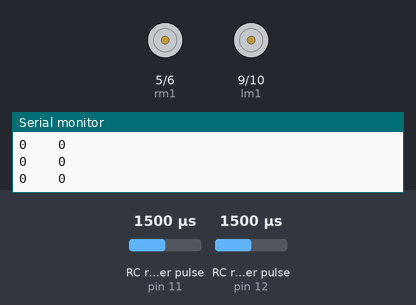
The sketch below on a simulated Arduino Uno, built with avr-gcc and run on an emulated ATmega328P. Shown: motor-driver pin pairs drawn as motors (green arrow = first pin HIGH = forward, orange = second pin HIGH = backward, longer = more drive), the last lines printed to the serial monitor. Wiring (inferred from the names in the program): 2 × RC receiver channel: data pin 11 / data pin 12. The test bench sets the inputs (shaded band); at power-on: RC receiver pulse (sensors on pin 11, pin 12) 1500 µs.

Above: at 1.2 s.
1.3 s: RC receiver pulse (sensor on pin 11) set to 1020 µs
At 2.2 s:
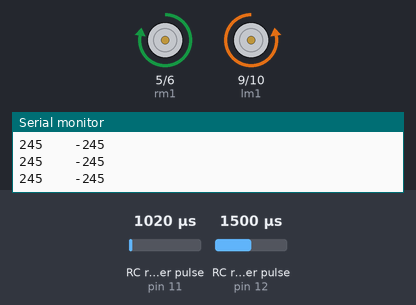
2.8 s: RC receiver pulse (sensor on pin 12) set to 1020 µs
At 4.1 s:
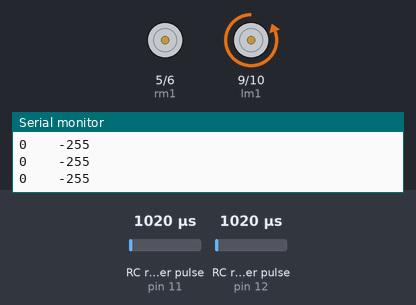
4.4 s: RC receiver pulse (sensor on pin 11) set to 1250 µs
At 5.2 s:
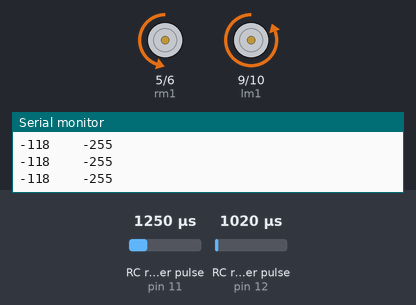
5.9 s: RC receiver pulse (sensor on pin 12) set to 1500 µs
At 7.2 s:
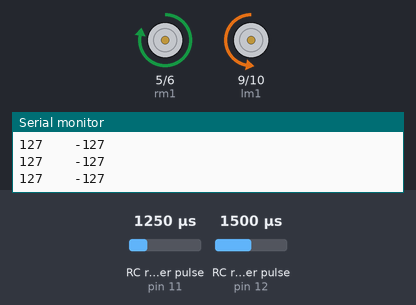
7.5 s: RC receiver pulse (sensor on pin 11) set to 1750 µs
At 8.3 s:
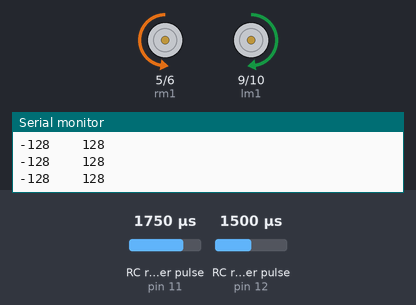
9.0 s: RC receiver pulse (sensor on pin 12) set to 1250 µs
At 9.6 s:
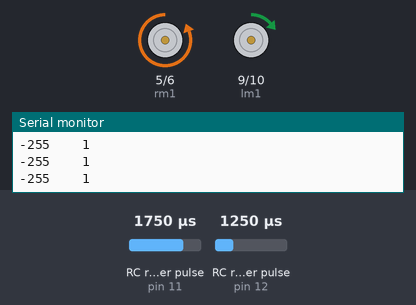
Timing chart, 0 to 11.5 s (numbered marks = the images above; inputs shaded):
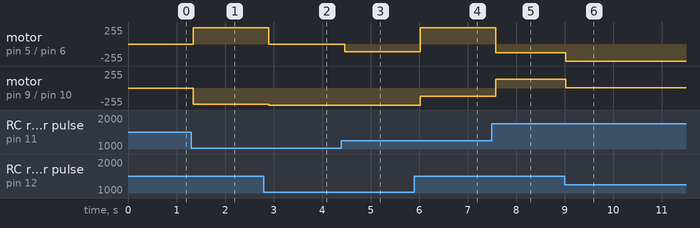

The sketch:

robot.ino
```cpp
#define rm1 5
#define rm2 6
#define lm1 9
#define lm2 10

#define ch1 11
#define ch2 12


int duration1;
int duration2;

int stickX;
int stickY;

int leftMotorPWM;
int rightMotorPWM;


void readPulse(){
  duration1=pulseIn(ch1, HIGH);
  duration2=pulseIn(ch2, HIGH);
  stickX = map(duration1, 1000, 2000, -255, 255);
  stickY = map(duration2, 1000, 2000, -255, 255);
}

void calculPWM(){
  leftMotorPWM = stickY;
  rightMotorPWM = stickY;
  leftMotorPWM += stickX;
  rightMotorPWM -= stickX;
  leftMotorPWM = constrain(leftMotorPWM,-255,255);
  rightMotorPWM = constrain(rightMotorPWM,-255,255);
}


void move(){
  if (leftMotorPWM>0){
    analogWrite(lm1,leftMotorPWM);
    analogWrite(lm2,0);
  }
  else{
    analogWrite(lm1,0);
    analogWrite(lm2,abs(leftMotorPWM));
  }
  if (rightMotorPWM>0){
    analogWrite(rm1,rightMotorPWM);
    analogWrite(rm2,0);
  }
  else{
    analogWrite(rm1,0);
    analogWrite(rm2,abs(rightMotorPWM));
  }
}


void setup(){
  pinMode(rm1, OUTPUT);
  pinMode(rm2, OUTPUT);
  pinMode(lm1, OUTPUT);
  pinMode(lm2, OUTPUT);
  pinMode(ch1, INPUT);
  pinMode(ch2, INPUT);
  Serial.begin(9600);
}

void loop() {
  readPulse();
  calculPWM();
  Serial.print(rightMotorPWM);
  Serial.print("    ");
  Serial.println(leftMotorPWM);
  move();
  delay(100);
}
```

Measured:
- after the input at 1.3 s, motor on pin 5 (rm1) / pin 6 (rm2): stopped → forward 245/255 at once; motor on pin 9 (lm1) / pin 10 (lm2): stopped → backward 245/255 at once
- after the input at 2.8 s, motor on pin 5 (rm1) / pin 6 (rm2): forward 245/255 → stopped after 0.10 s; motor on pin 9 (lm1) / pin 10 (lm2): backward 245/255 → backward 255/255 after 0.10 s
- after the input at 4.4 s, motor on pin 5 (rm1) / pin 6 (rm2): stopped → backward 118/255 after 0.06 s
- after the input at 5.9 s, motor on pin 5 (rm1) / pin 6 (rm2): backward 118/255 → forward 245/255 after 0.12 s; motor on pin 9 (lm1) / pin 10 (lm2): backward 255/255 → backward 127/255 after 0.12 s
- after the input at 7.5 s, motor on pin 5 (rm1) / pin 6 (rm2): forward 245/255 → backward 128/255 after 0.08 s; motor on pin 9 (lm1) / pin 10 (lm2): backward 127/255 → forward 128/255 after 0.08 s
- after the input at 9.0 s, motor on pin 5 (rm1) / pin 6 (rm2): backward 128/255 → backward 255/255 at once; motor on pin 9 (lm1) / pin 10 (lm2): forward 128/255 → forward 1/255 at once
